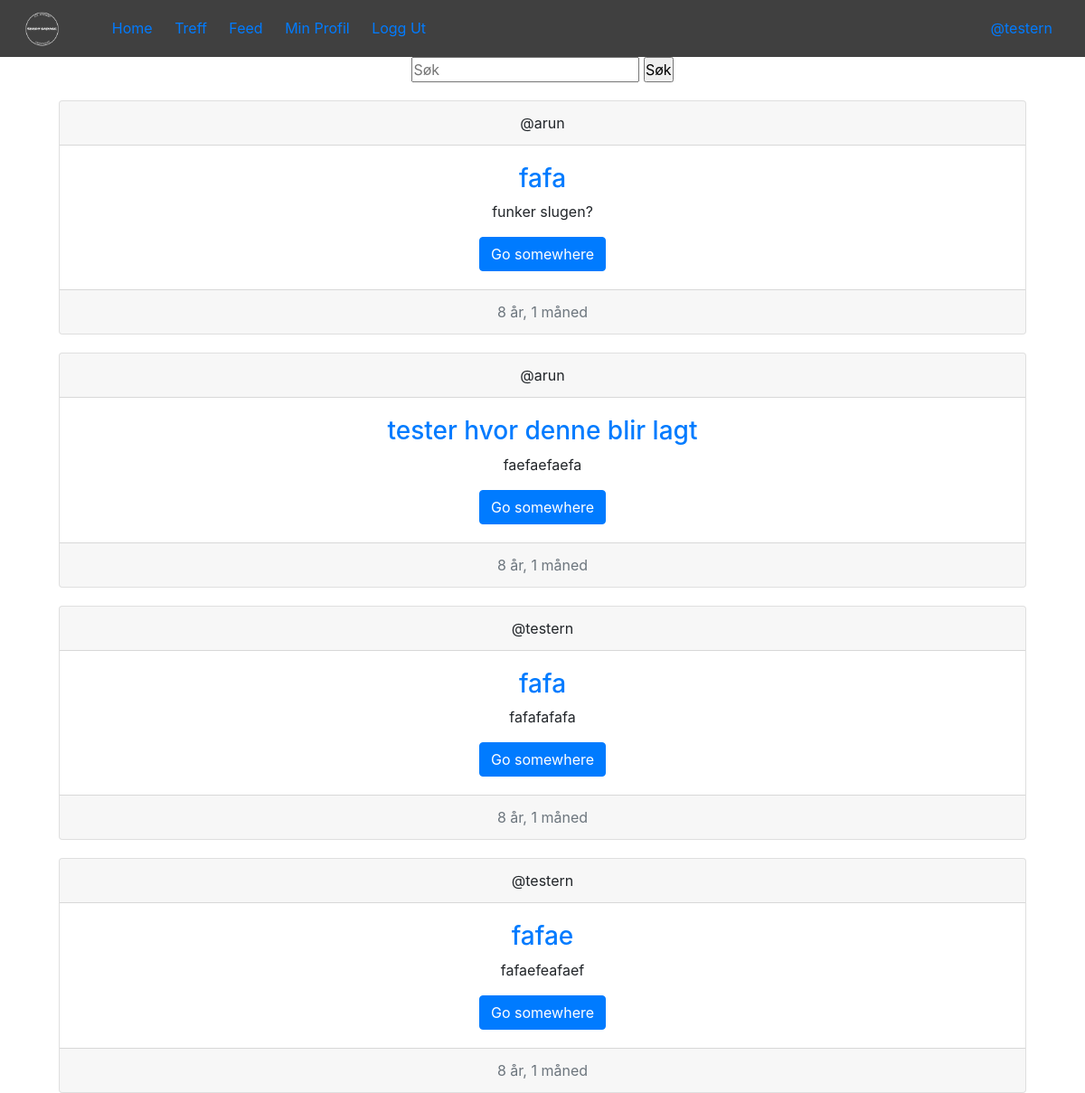
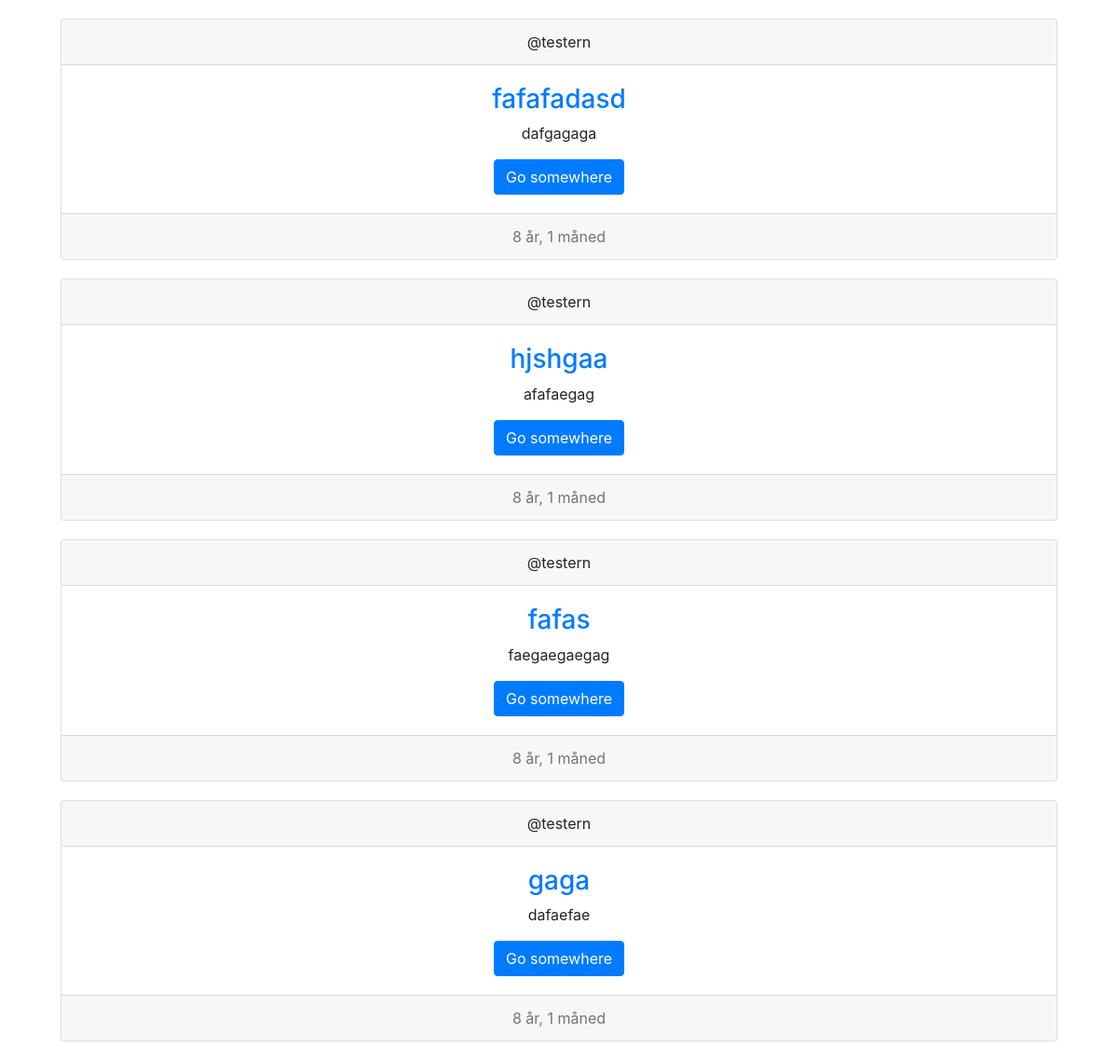
The page /posts/post_feed/ (signed in) on the database its author committed (2 pictures, top to bottom).
### posts/models.py (models this page shows, shortened)
class Post(models.Model):
    user_fk = models.ForeignKey(User, related_name = "user_posting")
    post_title = models.CharField(max_length = 100)
    post_image = models.ImageField(upload_to="post_pic", blank = True)
    post_description = models.TextField(max_length = 255, blank = True)
    post_likes = models.ManyToManyField(auth.models.User, blank = True, related_name = "post_likes")
    post_created = models.DateTimeField(auto_now_add = True)
    slug = models.SlugField(unique = True)
    def get_absolute_url(self):
        return reverse('posts:post_detail', kwargs={'slug':self.slug})
    class Meta:
        ordering = ['-post_created']

### posts/views.py (the view)
class PostList(LoginRequiredMixin, ListView):
    template_name = 'posts/post_list.html'
    def get_context_data(self, *args, **kwargs):
        context = super(PostList, self).get_context_data(*args, **kwargs)
        return context
    def get_queryset(self, *args, **kwargs):
        qs = models.Post.objects.all()
        query = self.request.GET.get('q', None)
        if query is not None:
            qs = qs.filter(
                Q(user_fk__username__icontains=query) |
                Q(post_title__icontains=query) |
                Q(post_description__icontains=query)
            )
        return qs

### posts/templates/posts/post_list.html (shortened to what this page needs)
{% extends "base.html" %}
{% load staticfiles %}
{% block body %}
  <div class="container" align="center">
    <form action="{% url 'posts:posts_feed' %}" method="action">
      <input type="text" name="q" placeholder="Søk">
      <input type="submit" name="" value="Søk">
    </form>
    {% for post in object_list %}
        <div class="card text-center" style="margin:20px;">
          <div class="card-header">
            @{{post.user_fk.username}}
          </div>
          <div class="card-body">
            <h3 class="card-text"><a href="{{ post.get_absolute_url }}">{{post.post_title}} </a></h3>
            <p class="card-text">{{post.post_description}}</p>
            <a href="#" class="btn btn-primary">Go somewhere</a>
          </div>
          <div class="card-footer text-muted">
            {{post.post_created|timesince}}
          </div>
        </div>
    {% empty %}
      {% if request.GET.q %}
        <h4>Fant ikke noe....</h4>
        {% else %}
        <h4>Ingen posts enda...</h4>
      {% endif %}
    {% endfor %}
  </div>
{% endblock %}

### templates/base.html (shortened to what this page needs)
<!DOCTYPE html>
<html>
  <head>
    {% load staticfiles %}
    <link rel="stylesheet" href="{% static 'css/style.css' %}">
    <link rel="stylesheet" href="https://maxcdn.bootstrapcdn.com/bootstrap/4.0.0-beta.2/css/bootstrap.min.css">
  </head>
  <body>
    <div class="nav-container">
      <ul class="nav-list">
        <li class="nav-list-item nav-list-image-item">
          <a class="navbar-brand" href="{% url 'home'%}"> <img src="{%static "images/logomidlertidig.png"%}" id="brand-image" alt=""> </a>
        </li>
        <li class="nav-list-item">
          <a class="nav-list-item-link"href="{% url 'home'%}">Home</a>
        </li>
        <li class="nav-list-item">
          <a class="nav-list-item-link" href="{% url 'meets:meets_list' %}">Treff</a>
        </li>
        <li class="nav-list-item">
          <a class="nav-list-item-link" href="{% url 'posts:posts_feed' %}">Feed</a>
        </li>
        {% if user.is_authenticated %}
        <li class="nav-list-item">
          <a class="nav-list-item-link" href="{% url 'accounts:profile_page'%}">Min Profil</a>
        </li>
        <li class="nav-list-item">
          <a class="nav-list-item-link" href="{% url 'accounts:logout' %}">Logg Ut</a>
        </li>
        <li class="nav-list-item nav-list-item-move-right">
          <a class="nav-list-item-link" href="{% url 'accounts:profile_page'%}">@{{user.username}}</a>
        </li>
      {% endif %}
      </ul>
    </div>
    {% block body %}
    {% endblock %}
  </body>
</html>

### static/css/style.css (style rules this page uses)
* { margin: 0; padding: 0; }
a { text-decoration: none; }
.nav-container { background-color: #404040; width: 100%; position: relative; }
.nav-list { margin-bottom: 0 !important; display: inline-block; width: 100%; }
.nav-list-item { display: inline-block; }
.nav-list-item-move-right { margin-left: 50%; }
.nav-list-item-link { padding: 10px; }
#brand-image { height: 52.5px; width: 93.3px; }

### rows shown on the page
Post: user_fk.username "arun", post_title "fafa", post_description "funker slugen?", post_created "8 år, 1 måned"
Post: user_fk.username "arun", post_title "tester hvor denne blir lagt", post_description "faefaefaefa", post_created "8 år, 1 måned"
Post: user_fk.username "testern", post_title "fafa", post_description "fafafafafa", post_created "8 år, 1 måned"
Post: user_fk.username "testern", post_title "fafae", post_description "fafaefeafaef", post_created "8 år, 1 måned"
Post: user_fk.username "testern", post_title "fafafadasd", post_description "dafgagaga", post_created "8 år, 1 måned"
Post: user_fk.username "testern", post_title "hjshgaa", post_description "afafaegag", post_created "8 år, 1 måned"
Post: user_fk.username "testern", post_title "fafas", post_description "faegaegaegag", post_created "8 år, 1 måned"
Post: user_fk.username "testern", post_title "gaga", post_description "dafaefae", post_created "8 år, 1 måned"

### other values the page prints
{{ user.username }} "testern"
